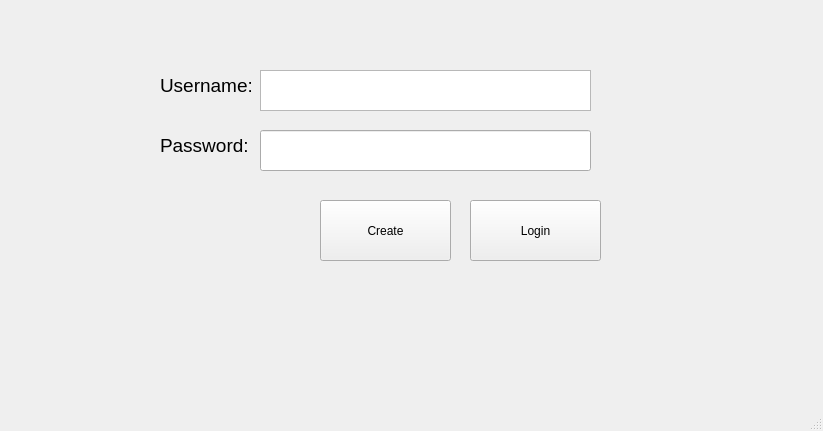
<?xml version="1.0" encoding="UTF-8"?>
<ui version="4.0">
 <class>MainWindow</class>
 <widget class="QMainWindow" name="MainWindow">
  <property name="geometry">
   <rect>
    <x>0</x>
    <y>0</y>
    <width>823</width>
    <height>431</height>
   </rect>
  </property>
  <property name="windowTitle">
   <string>MainWindow</string>
  </property>
  <widget class="QWidget" name="centralwidget">
   <widget class="QPushButton" name="loginButton">
    <property name="geometry">
     <rect>
      <x>470</x>
      <y>200</y>
      <width>131</width>
      <height>61</height>
     </rect>
    </property>
    <property name="text">
     <string>Login</string>
    </property>
   </widget>
   <widget class="QPlainTextEdit" name="username">
    <property name="geometry">
     <rect>
      <x>260</x>
      <y>70</y>
      <width>331</width>
      <height>41</height>
     </rect>
    </property>
   </widget>
   <widget class="QLabel" name="label">
    <property name="geometry">
     <rect>
      <x>160</x>
      <y>60</y>
      <width>91</width>
      <height>51</height>
     </rect>
    </property>
    <property name="text">
     <string>&lt;html&gt;&lt;head/&gt;&lt;body&gt;&lt;p&gt;&lt;span style=&quot; font-size:14pt;&quot;&gt;Username:&lt;/span&gt;&lt;/p&gt;&lt;/body&gt;&lt;/html&gt;</string>
    </property>
   </widget>
   <widget class="QLabel" name="label_2">
    <property name="geometry">
     <rect>
      <x>160</x>
      <y>120</y>
      <width>91</width>
      <height>51</height>
     </rect>
    </property>
    <property name="text">
     <string>&lt;html&gt;&lt;head/&gt;&lt;body&gt;&lt;p&gt;&lt;span style=&quot; font-size:14pt;&quot;&gt;Password:&lt;/span&gt;&lt;/p&gt;&lt;/body&gt;&lt;/html&gt;</string>
    </property>
   </widget>
   <widget class="QLineEdit" name="lineEdit">
    <property name="geometry">
     <rect>
      <x>260</x>
      <y>130</y>
      <width>331</width>
      <height>41</height>
     </rect>
    </property>
    <property name="echoMode">
     <enum>QLineEdit::Password</enum>
    </property>
   </widget>
   <widget class="QPushButton" name="Createuser">
    <property name="geometry">
     <rect>
      <x>320</x>
      <y>200</y>
      <width>131</width>
      <height>61</height>
     </rect>
    </property>
    <property name="text">
     <string>Create</string>
    </property>
   </widget>
  </widget>
  <widget class="QMenuBar" name="menubar">
   <property name="geometry">
    <rect>
     <x>0</x>
     <y>0</y>
     <width>823</width>
     <height>22</height>
    </rect>
   </property>
  </widget>
  <widget class="QStatusBar" name="statusbar"/>
 </widget>
 <resources/>
 <connections/>
</ui>
